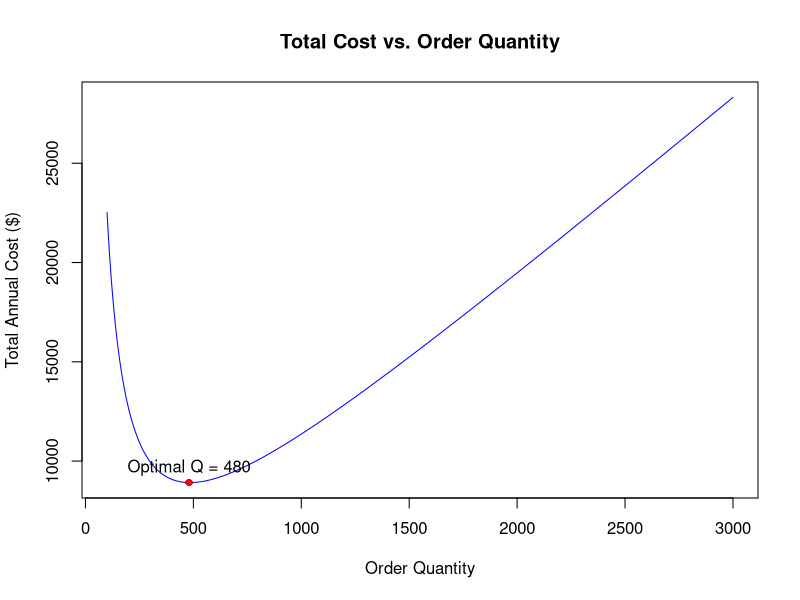
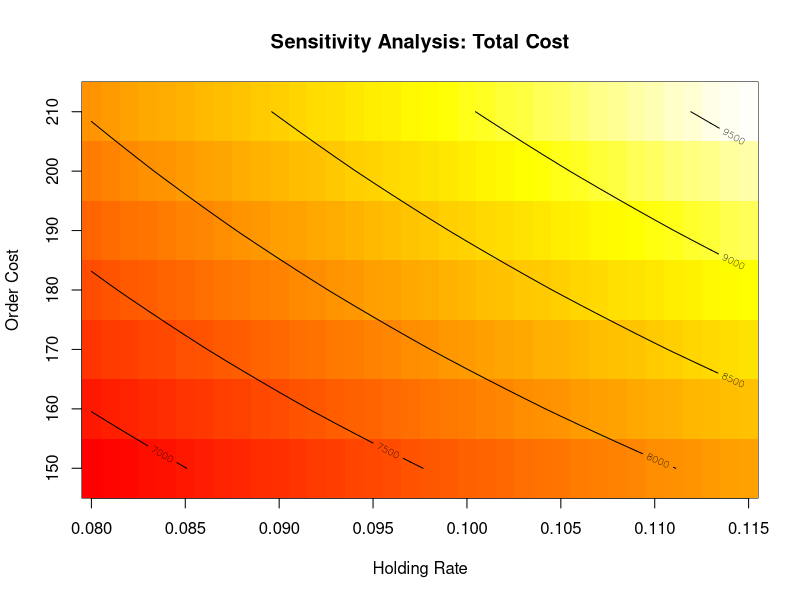
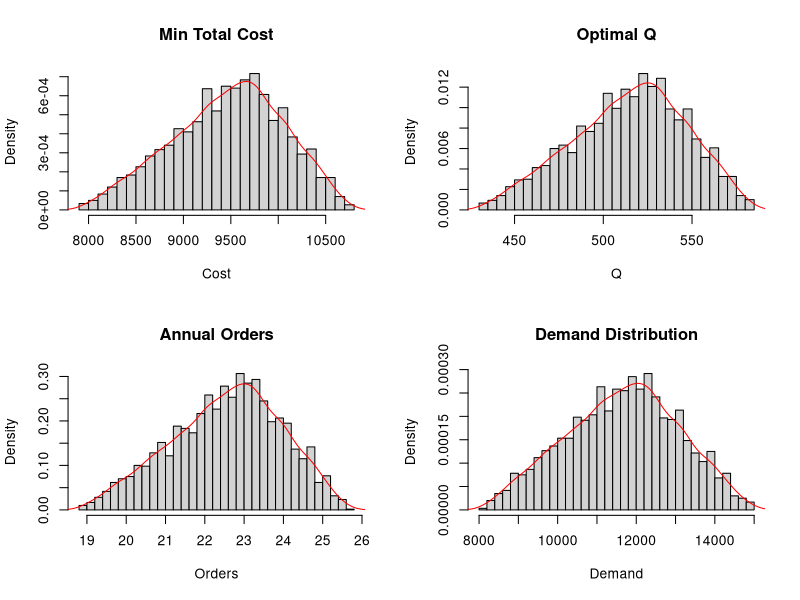

Recreate these plots in R, in order.

# ALY6050 Module 4 Project - Part I (Inventory Management Decision Model)

cat("\n\nPart I : Inventory Management Decision Model\n")

# 1. Define data and parameters
annual_demand <- 12000  # Annual demand in units
unit_cost <- 159.99     # Cost per unit
holding_rate <- 0.115   # Holding cost rate (11.5%)
order_cost <- 179.99    # Cost per order
policy_multiplier <- 1.8

# 2. Define mathematical functions
calculate_ordering_cost <- function(Q) {
  annual_orders <- annual_demand / Q
  return(annual_orders * order_cost)
}

calculate_holding_cost <- function(Q) {
  avg_inventory <- Q / 2
  holding_cost_per_unit <- unit_cost * holding_rate
  return(avg_inventory * holding_cost_per_unit)
}

calculate_total_cost <- function(Q) {
  ordering_cost <- calculate_ordering_cost(Q)
  holding_cost <- calculate_holding_cost(Q)
  return(ordering_cost + holding_cost)
}

# 3. Analyze order quantities
Q_values <- seq(100, 3000, by = 10)
total_costs <- sapply(Q_values, calculate_total_cost)

optimal_index <- which.min(total_costs)
optimal_Q <- Q_values[optimal_index]
minimum_total_cost <- total_costs[optimal_index]

cat("\nApproximate Optimal Order Quantity:", optimal_Q)
cat("\nMinimum Total Cost: $", round(minimum_total_cost, 2))

# 4. EOQ calculation
EOQ <- sqrt((2 * annual_demand * order_cost) / (unit_cost * holding_rate))
EOQ_cost <- calculate_total_cost(EOQ)
cat("\nAnalytical Optimal Order Quantity (EOQ):", round(EOQ))
cat("\nAnalytical Minimum Total Cost: $", round(EOQ_cost, 2))

# 5. Company policy Q
policy_Q <- EOQ * policy_multiplier
policy_cost <- calculate_total_cost(policy_Q)
cat("\nCompany Policy Order Quantity (1.8x EOQ):", round(policy_Q))
cat("\nTotal Cost using Policy Q: $", round(policy_cost, 2))

# 6. Plot total cost vs. order quantity
png("total_cost_plot.png", width = 800, height = 600)
plot(Q_values, total_costs, type = "l", col = "blue",
     xlab = "Order Quantity", ylab = "Total Annual Cost ($)",
     main = "Total Cost vs. Order Quantity")
points(optimal_Q, minimum_total_cost, col = "red", pch = 16)
text(optimal_Q, minimum_total_cost,
     labels = paste("Optimal Q =", round(optimal_Q)),
     pos = 3)
dev.off()

# 7. Sensitivity analysis
holding_rates <- seq(0.08, 0.115, by = 0.001)
order_costs_grid <- seq(150, 210, by = 10)
sensitivity_matrix <- matrix(NA, nrow = length(holding_rates), ncol = length(order_costs_grid))

for (i in 1:length(holding_rates)) {
  for (j in 1:length(order_costs_grid)) {
    current_hr <- holding_rates[i]
    current_oc <- order_costs_grid[j]
    EOQ_sens <- sqrt((2 * annual_demand * current_oc) / (unit_cost * current_hr))
    ordering_cost <- (annual_demand / EOQ_sens) * current_oc
    holding_cost <- (EOQ_sens / 2) * unit_cost * current_hr
    sensitivity_matrix[i, j] <- ordering_cost + holding_cost
  }
}

png("sensitivity_analysis.png", width = 800, height = 600)
image(holding_rates, order_costs_grid, sensitivity_matrix,
      col = heat.colors(100), xlab = "Holding Rate",
      ylab = "Order Cost", main = "Sensitivity Analysis: Total Cost")
contour(holding_rates, order_costs_grid, sensitivity_matrix, add = TRUE)
dev.off()

cat("\n\nSummary Statistics:")
cat("\n-------------------")
cat("\nAnnual Demand:", annual_demand, "units")
cat("\nUnit Cost: $", unit_cost)
cat("\nHolding Rate:", holding_rate * 100, "%")
cat("\nOrder Cost: $", order_cost)
cat("\nOptimal Order Quantity:", round(optimal_Q), "units")
cat("\nOptimal Number of Orders per Year:", round(annual_demand / optimal_Q, 1))
cat("\nOptimal Order Interval:", round(365 / (annual_demand / optimal_Q), 1), "days")
cat("\nMinimum Total Annual Cost: $", round(minimum_total_cost, 2))


# ===================
# Part II: Simulation
# ===================

cat("\n\n\nPart II: Inventory Management Simulation with Triangular Distribution")

set.seed(80311)
library(fitdistrplus)

# Simulation configuration
n_sim <- 3000
min_demand <- 8000
max_demand <- 15000
mode_demand <- 12000
order_cost <- 210

# Triangular random generator
rtriangular <- function(n, min, max, mode) {
  u <- runif(n)
  f <- (mode - min) / (max - min)
  ifelse(u < f,
         min + sqrt(u * (max - min) * (mode - min)),
         max - sqrt((1 - u) * (max - min) * (max - mode)))
}

# Cost functions
calculate_total_cost_sim <- function(D, Q) {
  ordering_cost <- (D / Q) * order_cost
  holding_cost <- (Q / 2) * unit_cost * holding_rate
  return(ordering_cost + holding_cost)
}

find_optimal_Q <- function(D) {
  return(sqrt((2 * D * order_cost) / (unit_cost * holding_rate)))
}

# Run simulation
sim_results <- data.frame(demand = rtriangular(n_sim, min_demand, max_demand, mode_demand))
sim_results$optimal_Q <- sapply(sim_results$demand, find_optimal_Q)
sim_results$min_total_cost <- mapply(calculate_total_cost_sim, sim_results$demand, sim_results$optimal_Q)
sim_results$annual_orders <- sim_results$demand / sim_results$optimal_Q

# Confidence intervals
calc_ci <- function(x) {
  m <- mean(x)
  se <- sd(x) / sqrt(length(x))
  ci <- m + qt(c(0.025, 0.975), df=length(x)-1) * se
  return(list(mean=m, lower=ci[1], upper=ci[2]))
}

cost_ci <- calc_ci(sim_results$min_total_cost)
q_ci <- calc_ci(sim_results$optimal_Q)
orders_ci <- calc_ci(sim_results$annual_orders)

cat("\nSimulation Results (95% Confidence Intervals):")
cat("\nMinimum Total Cost: Mean =", round(cost_ci$mean, 2), 
    ", 95% CI = [", round(cost_ci$lower, 2), ",", round(cost_ci$upper, 2), "]")
cat("\nOptimal Order Quantity: Mean =", round(q_ci$mean, 2), 
    ", 95% CI = [", round(q_ci$lower, 2), ",", round(q_ci$upper, 2), "]")
cat("\nAnnual Orders: Mean =", round(orders_ci$mean, 2), 
    ", 95% CI = [", round(orders_ci$lower, 2), ",", round(orders_ci$upper, 2), "]")

# Distribution fitting
cat("\n\nFitting Distributions:")
fit_norm <- fitdist(sim_results$min_total_cost, "norm")
fit_lnorm <- fitdist(sim_results$min_total_cost, "lnorm")
cat("\nNormal AIC:", fit_norm$aic, ", Lognormal AIC:", fit_lnorm$aic)

# Histogram with density
# Save simulation distribution plots to PNG
png("simulation_distributions.png", width = 800, height = 600)
par(mfrow=c(2,2))

hist(sim_results$min_total_cost, breaks=30, prob=TRUE, main="Min Total Cost", xlab="Cost")
lines(density(sim_results$min_total_cost), col="red")

hist(sim_results$optimal_Q, breaks=30, prob=TRUE, main="Optimal Q", xlab="Q")
lines(density(sim_results$optimal_Q), col="red")

hist(sim_results$annual_orders, breaks=30, prob=TRUE, main="Annual Orders", xlab="Orders")
lines(density(sim_results$annual_orders), col="red")

hist(sim_results$demand, breaks=30, prob=TRUE, main="Demand Distribution", xlab="Demand")
lines(density(sim_results$demand), col="red")

dev.off()

# Shapiro tests
cat("\n\nNormality Tests:")
cat("\nMin Total Cost:")
print(shapiro.test(sim_results$min_total_cost))
cat("\nOptimal Q:")
print(shapiro.test(sim_results$optimal_Q))
cat("\nAnnual Orders:")
print(shapiro.test(sim_results$annual_orders))
